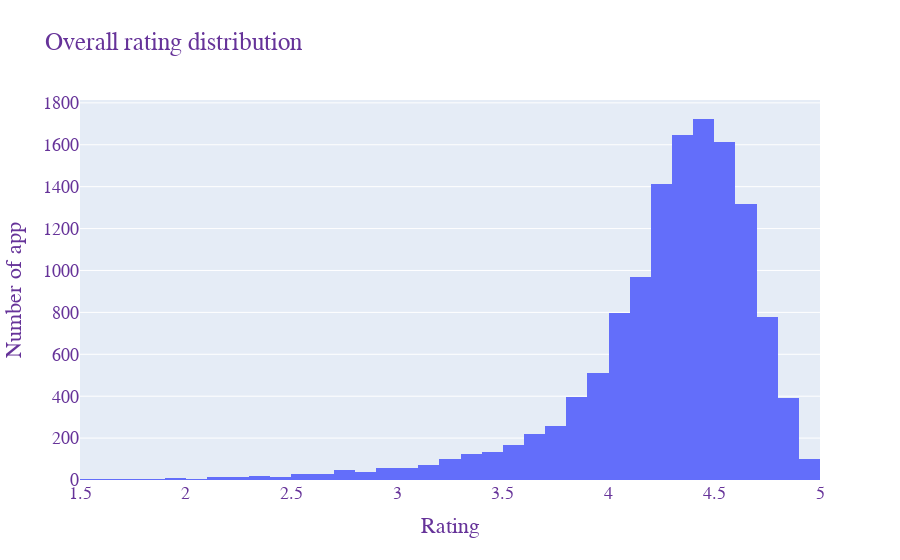

The notebook cell this image was saved under:
### Markdown cell above
# Visualize Data

## Sự phân bố của điểm đánh giá

### Code cell
data = [go.Histogram(
        x = df.score,
        xbins = {'start': 1, 'size': 0.1, 'end' :5}
)]

layout = go.Layout(
    title="Overall rating distribution",
    xaxis_title="Rating",
    yaxis_title="Number of app",
    font=dict(
        family="Courier New, monospace",
        size=18,
        color="RebeccaPurple"
    )
) 

fig = go.Figure(data=data, layout=layout)

print('Average app rating = ', np.mean(df['score']))
plotly.offline.iplot(fig, filename='overall_rating_distribution')

### Figure 1 — Plotly figure (JSON) as saved in the notebook; plotly's stock layout.template omitted (floating-point values rounded to 4 significant figures; data arrays with more than 128 entries replaced by an {"elided": "..."} marker saying what was removed)
{"data": [{"type": "histogram", "x": {"elided": "13190 float values"}, "xbins": {"end": 5, "size": 0.1, "start": 1}}], "layout": {"font": {"color": "RebeccaPurple", "family": "Courier New, monospace", "size": 18}, "title": {"text": "Overall rating distribution"}, "xaxis": {"title": {"text": "Rating"}}, "yaxis": {"title": {"text": "Number of app"}}}}
